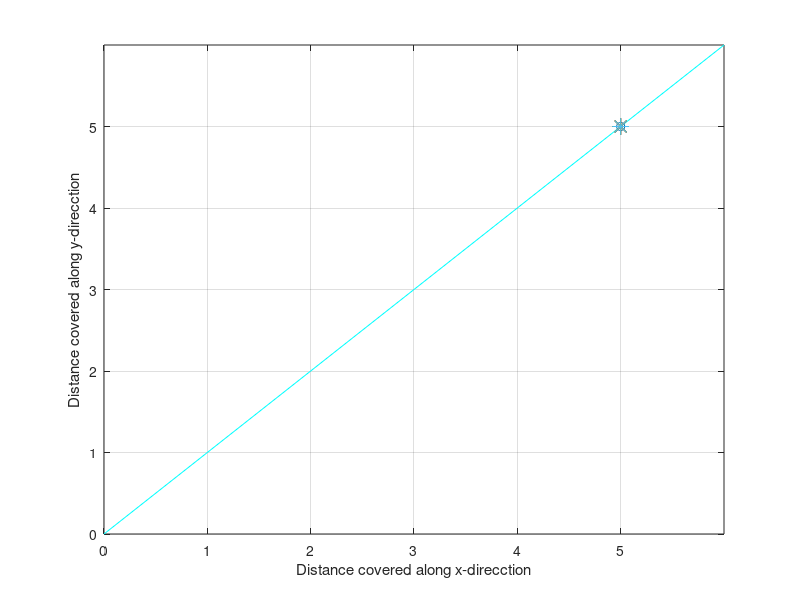

The MATLAB source for this figure: (Note: this script raises an error after producing the figure.)

stx= input('ENTER THE X COORDINATE OF THE SOURCE POINT:');   %input('Enter the x coordinate of starting point');
sty=input('ENTER THE Y COORDINATE OF THE SOURCE POINT:');        %input('Enter the y coordinate of starting point');
N=6;

switch (stx)
    case(0.5)
        switch(sty)
            case(0.5)
                i=8;              %initializing cell number
                px=0.5;py=0.5;    %initializing ploting starting point
            case(1.5)
                i=14;
                px=0.5;py=1.5;
            case(2.5)
                i=20;
                px=0.5;py=2.5;
            case(3.5)
                i=26;
                px=0.5;py=3.5;
            case(4.5)
                i=32;
                px=0.5;py=4.5;
            case(5.5)
                i=38;
                px=0.5;py=5.5;
        end
    case(1.5)
            switch(sty)
            case(0.5)
                i=9;
                px=1.5;py=0.5;
            case(1.5)
                i=15;
                px=1.5;py=1.5;
            case(2.5)
                i=21;
                px=1.5;py=2.5;
            case(3.5)
                i=27;
                px=1.5;py=3.5;
            case(4.5)
                i=33;
                px=1.5;py=4.5;
            case(5.5)
                i=39;
                px=1.5;py=5.5;
        end
    case(2.5)
            switch(sty)
            case(0.5)
                i=10;
                px=2.5;py=0.5;
            case(1.5)
                i=16;
                 px=2.5;py=1.5;
            case(2.5)
                i=22;
                 px=2.5;py=2.5;
            case(3.5)
                i=28;
                 px=2.5;py=3.5;
            case(4.5)
                i=34;
                 px=2.5;py=4.5;
            case(5.5)
                i=40;
                px=2.5;py=5.5;
            end
    case(3.5)
            switch(sty)
            case(0.5)
                i=11;
                px=3.5;py=0.5;
            case(1.5)
                i=17;
                px=3.5;py=1.5;
            case(2.5)
                i=23;
                px=3.5;py=2.5;
            case(3.5)
                i=29;
                px=3.5;py=3.5;
            case(4.5)
                i=35;
                 px=3.5;py=4.5;
            case(5.5)
                i=41;
                px=3.5;py=5.5;
            end
      case(4.5)
            switch(sty)
            case(0.5)
                i=12;
                px=4.5;py=0.5;
            case(1.5)
                i=18;
                px=4.5;py=1.5;
            case(2.5)
                i=24;
                px=4.5;py=2.5;
            case(3.5)
                i=30;
                px=4.5;py=3.5;
            case(4.5)
                i=36;
                px=4.5;py=4.5;
            case(5.5)
                i=42;
                px=4.5;py=5.5;
            end
        case(5.5)
            switch(sty)
            case(0.5)
                i=13;
                px=5.5;py=0.5;
            case(1.5)
                i=19;
                px=5.5;py=1.5;
            case(2.5)
                i=25;
                px=5.5;py=2.5;
            case(3.5)
                i=31;
                px=5.5;py=3.5;
            case(4.5)
                i=37;
                px=5.5;py=4.5;
            case(5.5)
                i=43;
                px=5.5;py=5.5;
        end
end 
i;

n= input('ENTER THE NUMBER OF OBSTACLES PRESENT IN THE GRID(Max of 3 obstacles is only possible): ');
X=0:6;
Y=0:6;
figure('Color',[0.8 0.8 0.8]);%RGB
  plot(X,Y,'c');
  set(gca,'Color','c')
  xlabel('Distance covered along x-direcction')
ylabel('Distance covered along y-direcction')
grid on
hold on
set(gca,'XTick',[0 1 2 3 4 5],'YTick',[0 1 2 3 4 5]);
plot(stx,sty,'o');
hold on
%Initializing utility factors for each cell
%Modified utility factors for each cell's each arrival from other cell like diagonal
%right,horizontal right, vertical down, horizontal left,vertically up +
%Reward function

q1=[50 30 60 60 40];
q2=[50 80 60 60 40];
q3=[50 80 60 60 40];
q4=[50 80 60 60 40];
q5=[50 80 60 60 40];
q6=[50 80 60 10 40];

q7=[50 30 60 60 90];
q8=[150 130 110 110 140];
q9=[150 130 110 110 140];
q10=[150 130 110 110 140];
q11=[150 130 110 110 140];
q12=[150 130 110 10 140];

q13=[50 30 60 60 90];
q14=[150 130 110 110 140];
q15=[250 230 210 210 240];
q16=[250 230 210 210 240];
q17=[250 230 210 210 240];
q18=[250 230 10 10 240];

q19=[50 30 60 60 90];
q20=[150 80 110 110 140];
q21=[250 230 210 210 240];
q22=[450 440 210 210 440];
q23=[450 440 210 210 440];
q24=[450 440 10 10 440];

q25=[50 30 60 60 90];
q26=[150 130 110 110 140];
q27=[250 230 210 210 240];
q28=[450 430 210 210 440];
q29=[550 530 310 310 540];
q30=[550 530 10 10 540];

q31=[50 30 10 60 90];
q32=[150 80 10 110 140];
q33=[250 230 10 10 240];
q34=[450 430 10 10 440];
q35=[550 530 10 10 540];
q36=[650 630 10 10 640];

 if (n>0)        % obstacle is present

      if (n==1)    
     x(1)=input('ENTER THE X COORDINATE OF THE 1st OBSTACLE:');
     y(1)=input('ENTER THE Y COORDINATE OF THE 1st OBSTACLE:');
      end 
       if (n==2)
     x(1)=input('ENTER THE X COORDINATE OF THE 1st OBSTACLE:');
     y(1)=input('ENTER THE Y COORDINATE OF THE 1st OBSTACLE:');
     x(2)=input('ENTER THE X COORDINATE OF THE 2nd OBSTACLE:');
     y(2)=input('ENTER THE Y COORDINATE OF THE 2nd OBSTACLE:');
       end 
       if (n==3)
     x(1)=input('ENTER THE X COORDINATE OF THE 1st OBSTACLE:');
     y(1)=input('ENTER THE Y COORDINATE OF THE 1st OBSTACLE:');
     x(2)=input('ENTER THE X COORDINATE OF THE 2nd OBSTACLE:');
     y(2)=input('ENTER THE Y COORDINATE OF THE 2nd OBSTACLE:');
     x(3)=input('ENTER THE X COORDINATE OF THE 3rd OBSTACLE:');
     y(3)=input('ENTER THE Y COORDINATE OF THE 3rd OBSTACLE:');
       end 
        if (n==4)
     x(1)=input('ENTER THE X COORDINATE OF THE 1st OBSTACLE:');
     y(1)=input('ENTER THE Y COORDINATE OF THE 1st OBSTACLE:');
     x(2)=input('ENTER THE X COORDINATE OF THE 2nd OBSTACLE:');
     y(2)=input('ENTER THE Y COORDINATE OF THE 2nd OBSTACLE:');
     x(3)=input('ENTER THE X COORDINATE OF THE 3rd OBSTACLE:');
     y(3)=input('ENTER THE Y COORDINATE OF THE 3rd OBSTACLE:');
     x(4)=input('ENTER THE X COORDINATE OF THE 4th OBSTACLE:');
     y(4)=input('ENTER THE Y COORDINATE OF THE 4th OBSTACLE:');
        end 
       if (n==5)
     x(1)=input('ENTER THE X COORDINATE OF THE 1st OBSTACLE:');
     y(1)=input('ENTER THE Y COORDINATE OF THE 1st OBSTACLE:');
     x(2)=input('ENTER THE X COORDINATE OF THE 2nd OBSTACLE:');
     y(2)=input('ENTER THE Y COORDINATE OF THE 2nd OBSTACLE:');
     x(3)=input('ENTER THE X COORDINATE OF THE 3rd OBSTACLE:');
     y(3)=input('ENTER THE Y COORDINATE OF THE 3rd OBSTACLE:');
     x(4)=input('ENTER THE X COORDINATE OF THE 4th OBSTACLE:');
     y(4)=input('ENTER THE Y COORDINATE OF THE 4th OBSTACLE:');
     x(5)=input('ENTER THE X COORDINATE OF THE 5th OBSTACLE:');
     y(5)=input('ENTER THE Y COORDINATE OF THE 5th OBSTACLE:');
       end
       
       
       % Obstacle plotting and Weight updation
for k=1:n
%      x(k)=input(['Enter the x coordinate of ' num2str(k) ' th obstacle']);
%      y(k)=input(['Enter the y coordinate of ' num2str(k) ' th obstacle']);
    
     plot(x(k),y(k),'-*','MarkerSize',12);
     disp('a');
     hold on
     x(k)=ceil(x(k));
      y(k)=ceil(y(k));
switch (x(k))          % Updating the Modified utility factor based on the obstacle position
    case (1)
        switch(y(k))
            case(1)
                 q1=[0 0 0 0 0];
            case(2)
                 q7=[0 0 0 0 0];
            case(3)
                 q13=[0 0 0 0 0];
            case(4)
                q19=[0 0 0 0 0];
            case(5)
                q25=[0 0 0 0 0];
            case(6)
                q31=[0 0 0 0 0];
        end
    case (2)
         switch(y(k))
            case(1)
                 q2=[0 0 0 0 0];
            case(2)
                 q8=[0 0 0 0 0];
            case(3)
                 q14=[0 0 0 0 0];
            case(4)
                q20=[0 0 0 0 0];
            case(5)
                q26=[0 0 0 0 0];
             case(6)
                q32=[0 0 0 0 0];
        end
    case(3)
         switch(y(k))
            case(1)
                 q3=[0 0 0 0 0];
            case(2)
                 q9=[0 0 0 0 0];
            case(3)
                 q15=[0 0 0 0 0];
            case(4)
                q21=[0 0 0 0 0];
            case(5)
                q27=[0 0 0 0 0];  
             case(6)
                 q33=[0 0 0 0 0];
        end
    case(4)
        switch(y(k))
            case(1)
                 q4=[0 0 0 0 0];
            case(2)
                 q10=[0 0 0 0 0];
            case(3)
                 q16=[0 0 0 0 0];
            case(4)
                q22=[0 0 0 0 0];
            case(5)
                q28=[0 0 0 0 0];
            case(6)
                q34=[0 0 0 0 0];
        end
   case(5)
        switch(y(k))
            case(1)
                 q5=[0 0 0 0 0];
            case(2)
                 q11=[0 0 0 0 0];
            case(3)
                 q17=[0 0 0 0 0];
            case(4)
                q23=[0 0 0 0 0];
            case(5)
                q29=[0 0 0 0 0];
            case(6)
                q35=[0 0 0 0 0];
        end
     case(6)
        switch(y(k))
            case(1)
                 q6=[0 0 0 0 0];
            case(2)
                 q12=[0 0 0 0 0];
            case(3)
                 q18=[0 0 0 0 0];
            case(4)
                q24=[0 0 0 0 0];
            case(5)
                q30=[0 0 0 0 0];
            case(6)
                q36=[0 0 0 0 0];
        end
end
end
q37=[0 0 0 0 0];
q38=[0 0 0 0 0];
q39=[0 0 0 0 0];
q40=[0 0 0 0 0];
q41=[0 0 0 0 0];
q42=[0 0 0 0 0];
q43=[0 0 0 0 0];
s1=[0 0 10 10 0];s2=[0 30 10 10 0];s3=[0 30 10 10 0];s4=[0 30 10 10 0];s5=[0 30 10 10 0];
s6=[0 30 10 0 0];s7=[0 0 10 10 40];s8=[50 30 10 0 40];s9=[0 0 10 10 40];s10=[50 30 10 0 40];
s11=[0 0 10 10 40];s12=[50 30 10 0 40];s13=[0 0 10 10 40];s14=[50 30 10 0 40];s15=[0 0 10 10 40];
s16=[50 30 0 0 40];s17=[50 30 0 0 40];
s18=[50 30 0 0 40];
q=[s1;s2;s3;s4;s5;s6;s7;q1;q2;q3;q4;q5;q6;s9;q7;q8;q9;q10;q11;q12;s10;q13;q14;q15;q16;q17;q18;s11;q19;q20;q21;q22;q23;q24;s12;q25;q26;q27;q28;q29;q30;s13;q31;q32;q33;q34;q35;q36;s14;q37;q38;q39;q40;q41;q42;q43;q42];
%disp(q);
%tic
while(i~=43)

   if (q((i+8),(1))>q((i+7),(5)))          %diagonal>vertical
      if (q((i+8),(1))>q((i+1),(2)))           % diagonal> horizontal
         if  (q((i+8),(1))>q((i-1),(4)))     %diagonal>horizontal bwd 
            if (q((i+8),(1))>q((i-7),(3)))%diagonal>vertical bwd  
          
                 x1=[(px),(px+1)];         %Diagonal movement
                 y1=[(py),(py+1)];
                 plot(x1,y1,'LineWidth',4);
                 
                 hold on
                 px=px+1;
                 py=py+1;
                 i=i+8;
                  if(i>47)
                    break
                end  
                  
            else %vertical bwd >diagonal & diagonal>horizontal bwd & diagonal>horizontal & diagonal>vertical
                 x1=[(px),(px)];         %vertical bwd movement
                 y1=[(py),(py-1)];
                 plot(x1,y1,'LineWidth',4);
                 
                 hold on
                 px=px;
                 py=py-1;
                 i=i-7;
                 if(i>47)
                    break
                end  
                  
            end
        else % horizontal bwd > diagonal & diagonal>horizontal & diagonal>vertical
            if  (q((i-1),(4))>q((i-7),(3))) %horizontal bwd > vertical bwd
                 x1=[(px),(px-1)];         %Horizontal bwd movement
                 y1=[(py),(py)];
                 plot(x1,y1,'LineWidth',4);
                 
                 hold on
                 px=px-1;
                 py=py;
                i=i-1;
                  if(i>47)
                    break
                end  
                   
            else  
                 x1=[(px),(px)];         %vertical bwd movement
                 y1=[(py),(py-1)];
                 plot(x1,y1,'LineWidth',4);
                 
                 hold on
                 px=px;
                 py=py-1;
                 i=i-7;
                 if(i>47)
                    break
                end  
                  
            end
         end
    else % horizontal > diagonal & diagonal>vertical
        if (q((i+1),(2))>q((i-1),(4))) %horizontal > horizontal bwd
            if (q((i+1),(2))>q((i-7),(3))) %horizontal > vertical bwd
                 x1=[(px),(px+1)];         %Horizontal movement
                 y1=[(py),(py)];
                 plot(x1,y1,'LineWidth',4);
                 
                 hold on
                 px=px+1;
                 py=py;
                 i=i+1;
                 if(i>47)
                    break
                end  
                  
            else
                 x1=[(px),(px)];        % Vertical bwd movement
                 y1=[(py),(py-1)];
                 plot(x1,y1,'LineWidth',4);
                 
                 hold on
                 px=px;
                 py=py-1;
                 i=i-7;
                 if(i>47)
                    break
                end  
                  
            end
        else % horizontal bwd > horizontal & horizontal > diagonal & diagonal>vertical
            if (q((i-1),(4))>q((i-7),(3))) % horizontal bwd > vertical bwd
                 x1=[(px),(px-1)];         %Horizontal bwd movement
                 y1=[(py),(py)];
                 plot(x1,y1,'LineWidth',4);
                 
                 hold on
                 px=px-1;
                 py=py;
                 i=i-1;
                 if(i>47)
                    break
                end  
                  
            else
                 x1=[(px),(px)];        % Vertical bwd movement
                 y1=[(py),(py-1)];
                 plot(x1,y1,'LineWidth',4);
                 
                 hold on
                 px=px;
                 py=py-1;
                 i=i-7;
                 if(i>47)
                    break
                end  
                  
            end
        end
      end
             
else % Vertical> Diagonal
    if (q((i+7),(5))>q((i+1),(2)))  %vertical > horizontal
        if(q((i+7),(5))>q((i-1),(4))) % vertical > horizontal bwd
            if (q((i+7),(5))>q((i-7),(3))) % vertical > vertical bwd 
                 y1=[(py),(py+1)];       %Vertical movement
                 x1=[(px),(px)]; 
                 plot(x1,y1,'LineWidth',4);
                 
                 hold on
                 px=px;
                 py=py+1;
                 i=i+7;
                 if(i>47)
                    break
                end  
                  
            else % vertical bwd > vertical & vertical > horizontal bwd & vertical > horizontal & Vertical> Diagonal
                 x1=[(px),(px)];        % Vertical bwd movement
                 y1=[(py),(py-1)];
                 plot(x1,y1,'LineWidth',4);
                 
                 hold on
                 px=px;
                 py=py-1;
                 i=i-7;
                 if(i>47)
                    break
                end  
                  
            end
        else % horizontal bwd > vertical & vertical > horizontal & Vertical> Diagonal
            if (q((i-1),(4))>q((i-7),(3))) % horizontal bwd > vertical bwd
                 x1=[(px),(px-1)];         %Horizontal bwd movement
                 y1=[(py),(py)];
                 plot(x1,y1,'LineWidth',4);
                 
                 hold on
                 px=px-1;
                 py=py;
                 i=i-1; 
                 if(i>47)
                    break
                end  
                  
            else
                x1=[(px),(px)];        % Vertical bwd movement
                 y1=[(py),(py-1)];
                 plot(x1,y1,'LineWidth',4);
                 
                 hold on
                 px=px;
                 py=py-1;
                 i=i-7;
                 if(i>47)
                    break
                end  
                  
            end
        end
                
    else   % horizontal >vertical & Vertical> Diagonal
        if (q((i+1),(2))>q((i-1),(4))) %horizontal > horizontal bwd
            if (q((i+1),(2))>q((i-7),(3))) %horizontal > vertical bwd
                 x1=[(px),(px+1)];         %Horizontal movement
                 y1=[(py),(py)];
                 plot(x1,y1,'LineWidth',4);
                 
                 hold on
                 px=px+1;
                 py=py;
                 i=i+1;
                 if(i>47)
                    break
                end  
                  
            else
                 x1=[(px),(px)];        % Vertical bwd movement
                 y1=[(py),(py-1)];
                 plot(x1,y1,'LineWidth',4);
                 
                 hold on
                 px=px;
                 py=py-1;
                 i=i-7;
                 if(i>47)
                    break
                end  
                  
            end 
        else % horizontal bwd > horizontal & horizontal >vertical & Vertical> Diagonal
            if (q((i-1),(4))>q((i-7),(3))) %horizontal bwd > vertical bwd
                 x1=[(px),(px-1)];         %Horizontal bwd movement
                 y1=[(py),(py)];
                 plot(x1,y1,'LineWidth',4);
                 
                 hold on
                 px=px-1;
                 py=py;
                 i=i-1;
                 if(i>47)
                    break
                end  
                  
            else
                 x1=[(px),(px)];        % Vertical bwd movement
                 y1=[(py),(py-1)];
                 plot(x1,y1,'LineWidth',4);
                 
                 hold on
                 px=px;
                 py=py-1;
                 i=i-7;
                 if(i>47)
                    break
                end  
                  
            end
        end
    end
   end
end 
%toc

%axes(handles.axes1);  
 
else 
     X=stx:N-0.5;
     Y=sty:N-0.5;
     plot(X,Y,'LineWidth',4);
    
 %whereToStore=fullfile(DirectoryPath,['Figure.png']);
% 0.5saveas(gcf, whereToStore);
  %   axes(handles.axes1);  
  
 end 